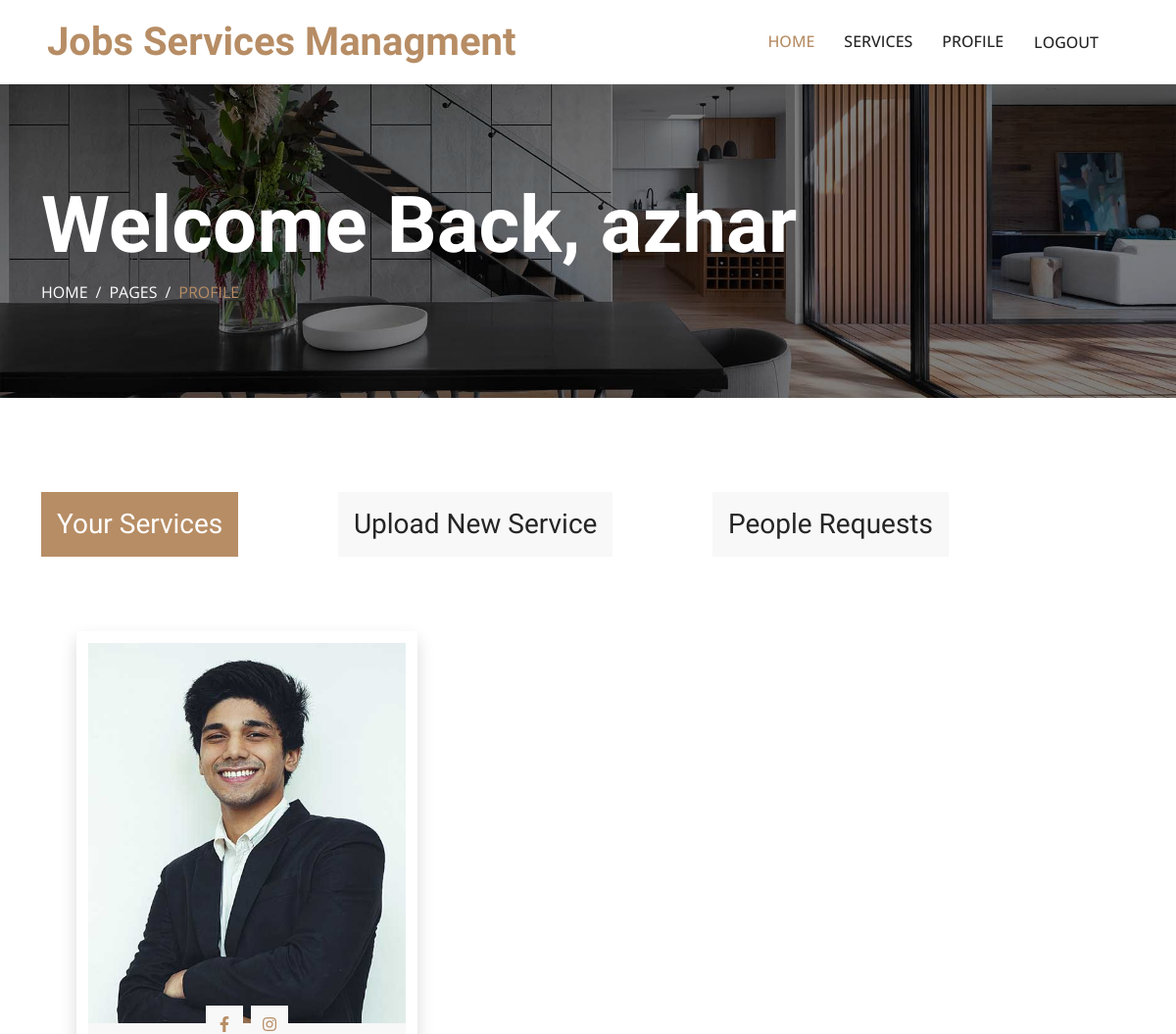
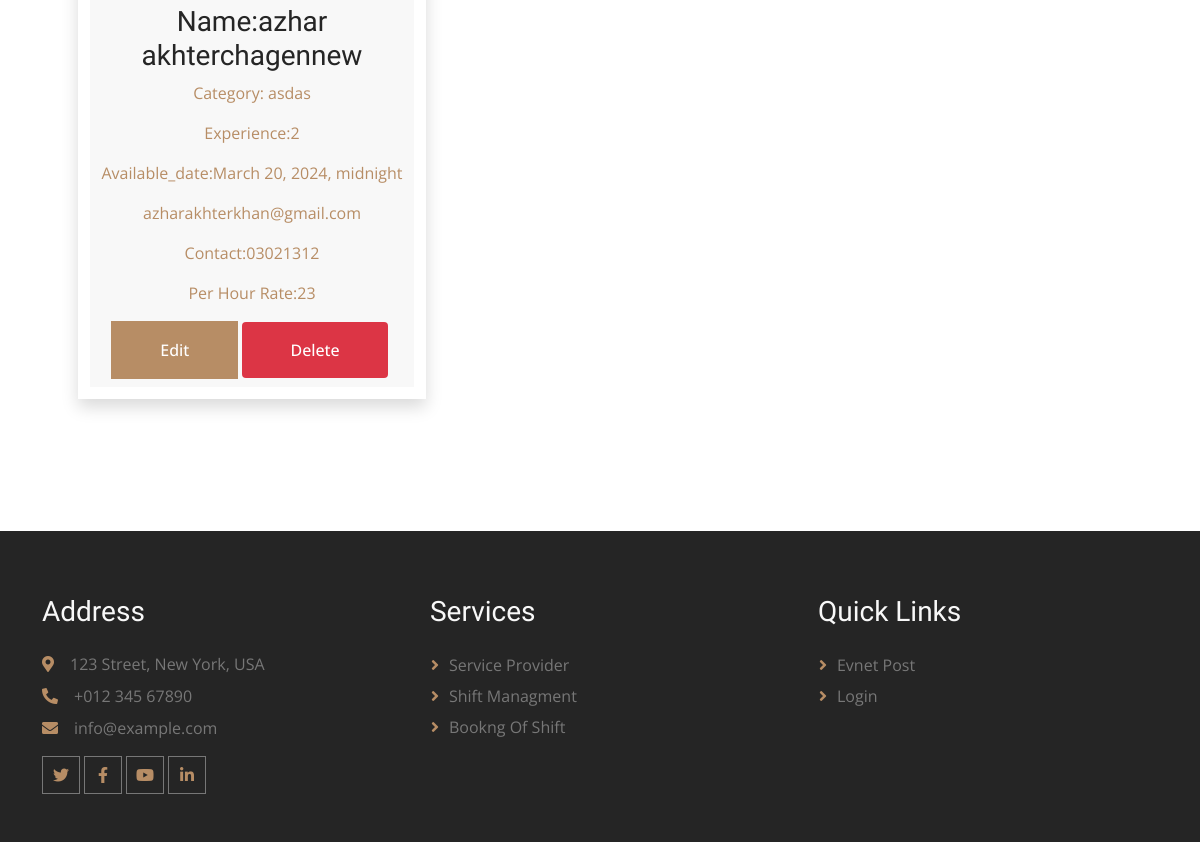
Page /profile/ (signed in) on the earlier database version (2 pictures, top to bottom).
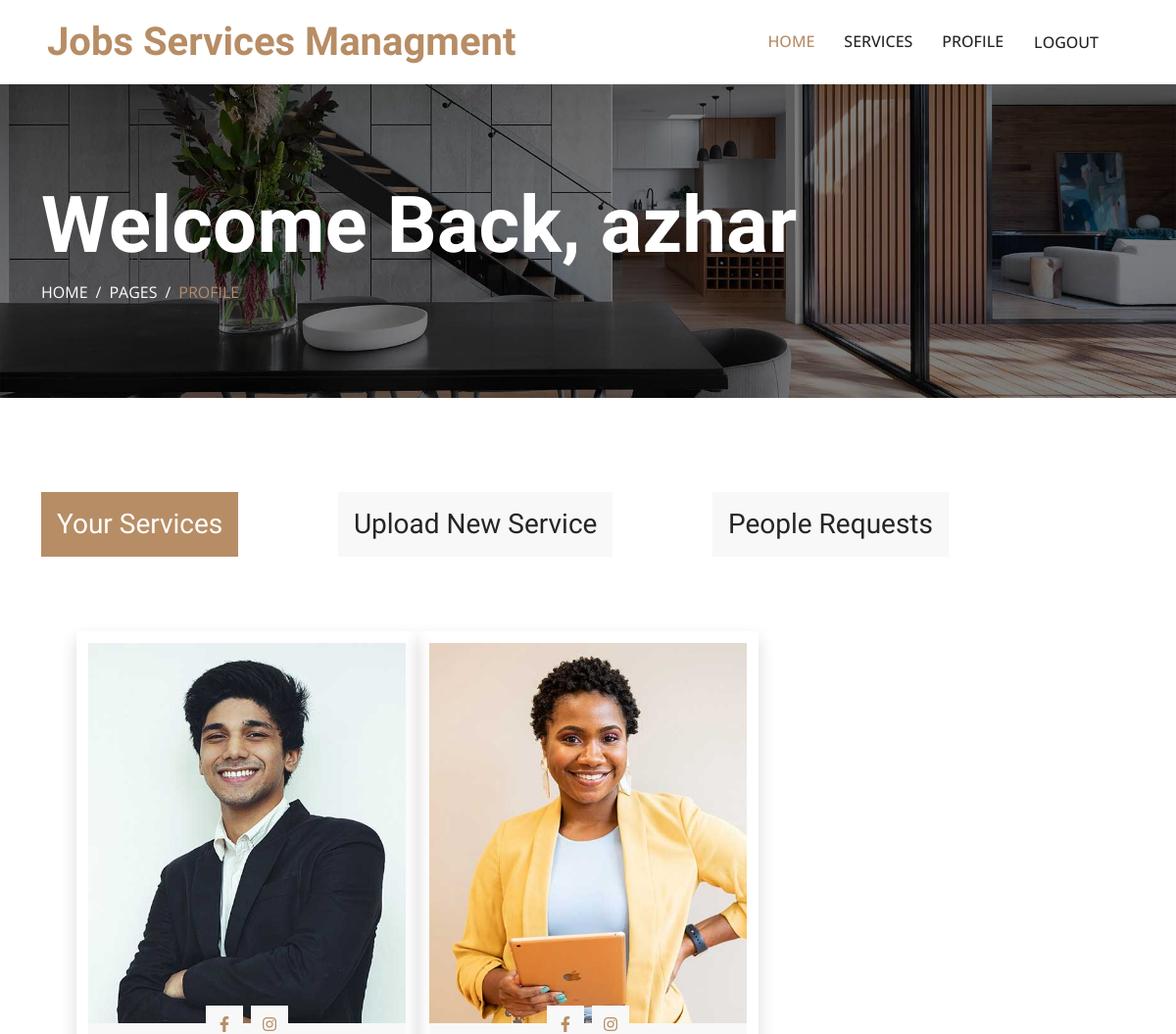
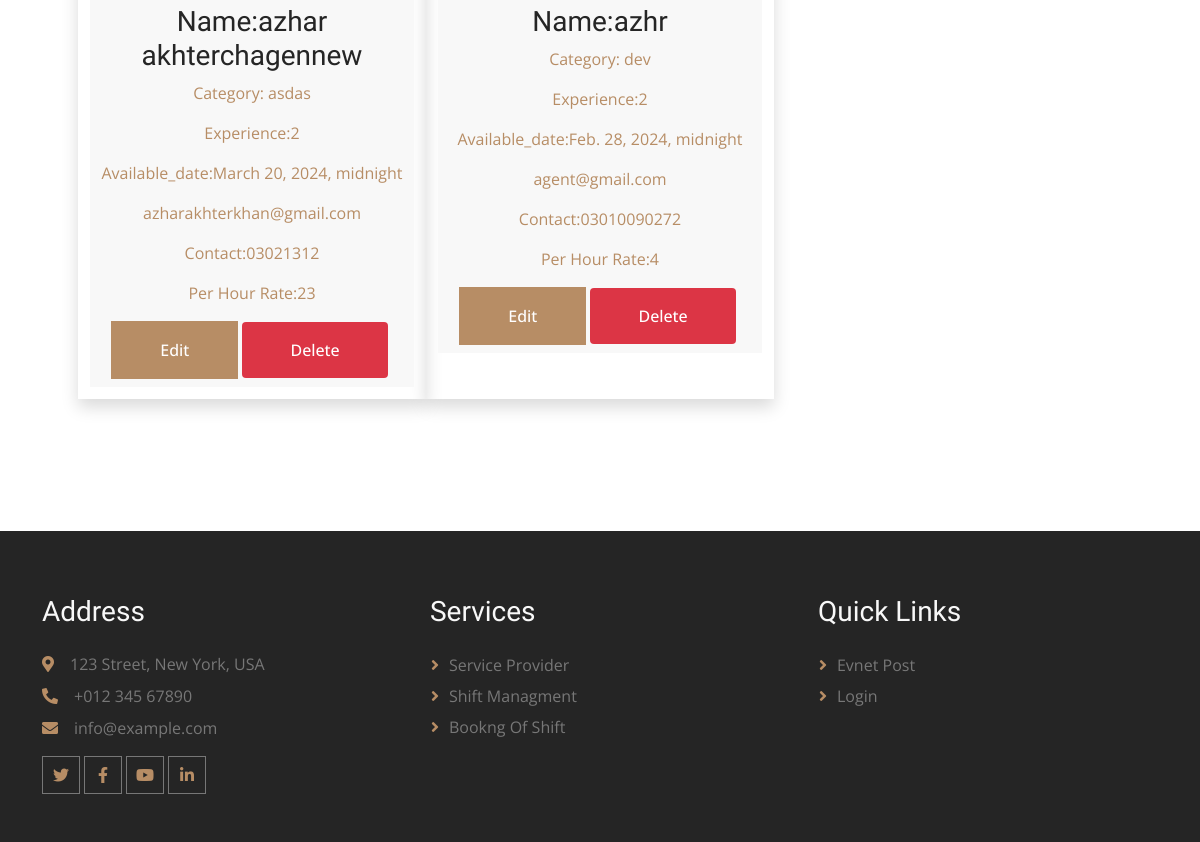
Same page on the later database version (2 pictures, top to bottom).
### servicesApp/models.py (models this page shows, shortened)
class User(AbstractBaseUser):
    full_name = models.CharField(max_length=100)
    email = models.EmailField(unique=True)
    contact_number = models.CharField(max_length=20)
    USERNAME_FIELD = 'email'
    REQUIRED_FIELDS = ['username', 'full_name', 'contact_number']
    objects = CustomUserManager()

class ServicePostByUser(models.Model):
    user = models.ForeignKey(User, on_delete=models.CASCADE)
    name = models.CharField(max_length=100)
    category_name = models.CharField(max_length=100)
    description = models.TextField()
    experience = models.IntegerField()
    available_date = models.DateTimeField()
    open_to_work = models.BooleanField()
    email = models.EmailField()
    contact_number = models.CharField(max_length=20)
    service_img = models.ImageField(upload_to='img/', blank=True)
    per_hour_rate = models.IntegerField()

### servicesApp/views.py (the view)
# urls.py: path('profile/',views.profile,name='profile'),
@login_required
def profile(request):
    user = request.user
    form = ServicesPostForm()
    formUpadte=ServicesPostFormUpadte()
    user_service_posts = ServicePostByUser.objects.filter(user=user)
    BookingUser = Booking.objects.filter(user=user)
    return render(request, 'pages/profile.html', {'user': user, 'form': form,'user_service_posts':user_service_posts,'formUpadte':formUpadte,'BookingUser':BookingUser})

### servicesApp/templates/pages/profile.html (shortened to what this page needs)
{% extends 'commons/base.html' %}
{% load static %}
{% block content %}
<div class="container-fluid page-header py-5 mb-5 wow fadeIn" data-wow-delay="0.1s">
    <div class="container py-5">
        <h1 class="display-1 text-white animated slideInDown">
            Welcome Back, {{ user.full_name }}
        </h1>
        <nav aria-label="breadcrumb animated slideInDown">
            <ol class="breadcrumb text-uppercase mb-0">
                <li class="breadcrumb-item"><a class="text-white" href="#">Home</a></li>
                <li class="breadcrumb-item"><a class="text-white" href="#">Pages</a></li>
                <li class="breadcrumb-item text-primary active" aria-current="page">Profile</li>
            </ol>
        </nav>
    </div>
</div>
<div class="container-xxl project py-5">
    <div class="container">
        <div class="row g-4 wow fadeInUp" data-wow-delay="0.3s">
            <div class="col-lg-10">
                <div class="nav nav-pills justify-content-between w-100 h-100 me-4" role="tablist">
                    <button class="nav-link d-flex align-items-center text-start p-3 mb-3 active" data-bs-toggle="pill" data-bs-target="#tab-pane-1" type="button" role="tab">
                        <h3 class="m-0">Your Services</h3>
                    </button>
                    <button class="nav-link d-flex align-items-center text-start p-3 mb-3" data-bs-toggle="pill" data-bs-target="#tab-pane-2" type="button" role="tab">
                        <h3 class="m-0">Upload New Service</h3>
                    </button>
                    <button class="nav-link d-flex align-items-center text-start p-3 mb-3" data-bs-toggle="pill" data-bs-target="#tab-pane-3" type="button" role="tab">
                        <h3 class="m-0">People Requests</h3>
                    </button>
                </div>
            </div>
            <div class="col-lg-12">
                <div class="tab-content w-100">
                    <div class="tab-pane fade show active" id="tab-pane-1">
                        <div class="container-xxl py-5">
                            <div class="container">
                                <div class="row g-0 team-items">
                                    {% for service_post in user_service_posts %}
                                    <div class="col-lg-4 col-md-6 wow fadeInUp shadow" data-wow-delay="0.1s">
                                        <div class="team-item position-relative">
                                            <div class="position-relative">
                                                {% if service_post.service_img %}
                                                <img class="img-fluid" src="{{ service_post.service_img.url }}" alt="Uploaded Image" width="400">
                                            {% else %}
                                                <img class="img-fluid" src="{% static 'servicesApp/img/team-1.jpg' %}" alt="" width="400">
                                            {% endif %}
                                                <div class="team-social text-center">
                                                    <a class="btn btn-square" href=""><i class="fab fa-facebook-f"></i></a>
                                                    <a class="btn btn-square" href=""><i class="fab fa-instagram"></i></a>
                                                </div>
                                            </div>
                                            <div class="bg-light text-center p-2">
                                                <h3 class="mt-2">Name:{{ service_post.name }}</h3>
                                                <p class="text-primary">Category: {{ service_post.category_name }}</p>
                                                <p class="text-primary">Experience:{{ service_post.experience }}</p>
                                                <p class="text-primary">Available_date:{{ service_post.available_date }}</p>
                                                <p class="text-primary">{{ service_post.email }}</p>
                                                <p class="text-primary">Contact:{{ service_post.contact_number }}</p>
                                                <p class="text-primary">Per Hour Rate:{{ service_post.per_hour_rate }}</p>
                                                <span>
                                                    <button type="button" class="btn btn-primary py-3 px-5 animated slideInLeft" data-service-post-id="{{ service_post.id }}" data-bs-toggle="modal" data-bs-target="#hireModal">Edit</button>
                                                    <button type="button" class="btn btn-primary py-3 px-5 animated slideInLeft delete-btn " data-post-id="{{ service_post.id }}">Delete</button>
                                                </span>
                                            </div>
                                        </div>
                                    </div>
                                    {% endfor %}
                                </div>
                            </div>
                        </div>
                    </div>
                </div>
            </div>
        </div>
    </div>
</div>
{% endblock %}

### servicesApp/templates/commons/base.html (shortened to what this page needs)
{% load static %}
<!DOCTYPE html>
<html lang="en">
<head>
    <link href="https://cdnjs.cloudflare.com/ajax/libs/font-awesome/5.10.0/css/all.min.css" rel="stylesheet">
    <link href="https://cdn.jsdelivr.net/npm/bootstrap-icons@1.4.1/font/bootstrap-icons.css" rel="stylesheet">
     <link href="{% static 'servicesApp/lib/animate/animate.min.css' %}" rel="stylesheet">
     <link href="{% static 'servicesApp/lib/owlcarousel/assets/owl.carousel.min.css' %}" rel="stylesheet">
     <link href="{% static 'servicesApp/lib/tempusdominus/css/tempusdominus-bootstrap-4.min.css' %}" rel="stylesheet">
     <link href="{% static 'servicesApp/css/bootstrap.min.css' %}" rel="stylesheet">
    <link href="{% static 'servicesApp/css/style.css' %}" rel="stylesheet">
</head>
<body>
    {% include './header.html' %}
    <main>
        {% block content %}{% endblock %}
    </main>
    {% include './footer.html' %}
</body>
</html>

### servicesApp/templates/commons/spiner.html (shortened to what this page needs)
{% load static %}

### servicesApp/templates/commons/header.html (shortened to what this page needs)
{% load static %}
<header>
<nav class="navbar navbar-expand-lg bg-white navbar-light sticky-top py-lg-0 px-lg-5 wow fadeIn" data-wow-delay="0.1s">
    <a href="index.html" class="navbar-brand ms-4 ms-lg-0">
        <h1 class="text-primary m-0">Jobs Services Managment</h1>
    </a>
    <div class="collapse navbar-collapse" id="navbarCollapse">
        <div class="navbar-nav ms-auto p-4 p-lg-0">
            <a href="{% url 'index' %}" class="nav-item nav-link active">Home</a>
            <a href="{% url 'services' %}" class="nav-item nav-link">Services</a>
            {% if user.is_authenticated %}
            <a href="{% url 'profile' %}" class="nav-item nav-link">Profile</a>
            <form action="{% url 'logout' %}" method="post" class="nav-item">
                <button type="submit" class="btn btn-link nav-link">Logout</button>
            </form>
        {% else %}
            <a href="{% url 'register' %}" class="nav-item nav-link">Register</a>
            <a href="{% url 'login' %}" class="nav-item nav-link">Login</a>
        {% endif %}
        </div>
    </div>
</nav>
</header>

### servicesApp/templates/commons/footer.html
{% load static %}
<footer>
    <div class="container-fluid bg-dark text-body footer mt-5 pt-3 px-0 wow fadeIn" data-wow-delay="0.1s">
        <div class="container py-5">
            <div class="row g-5">
                <div class="col-lg-4 col-md-6">
                    <h3 class="text-light mb-4">Address</h3>
                    <p class="mb-2"><i class="fa fa-map-marker-alt text-primary me-3"></i>123 Street, New York, USA</p>
                    <p class="mb-2"><i class="fa fa-phone-alt text-primary me-3"></i>+012 345 67890</p>
                    <p class="mb-2"><i class="fa fa-envelope text-primary me-3"></i>info@example.com</p>
                    <div class="d-flex pt-2">
                        <a class="btn btn-square btn-outline-body me-1" href=""><i class="fab fa-twitter"></i></a>
                        <a class="btn btn-square btn-outline-body me-1" href=""><i class="fab fa-facebook-f"></i></a>
                        <a class="btn btn-square btn-outline-body me-1" href=""><i class="fab fa-youtube"></i></a>
                        <a class="btn btn-square btn-outline-body me-0" href=""><i class="fab fa-linkedin-in"></i></a>
                    </div>
                </div>
                <div class="col-lg-4 col-md-6">
                    <h3 class="text-light mb-4">Services</h3>
                    <a class="btn btn-link" href="">Service Provider</a>
                    <a class="btn btn-link" href="">Shift Managment</a>
                    <a class="btn btn-link" href="">Bookng of Shift</a>
                </div>
                <div class="col-lg-4 col-md-6">
                    <h3 class="text-light mb-4">Quick Links</h3>
                    <a class="btn btn-link" href="">Evnet Post</a>
                    <a class="btn btn-link" href="">Login</a>
                </div>
            </div>
        </div>
    </div>
</footer>

### servicesApp/static/servicesApp/css/style.css (style rules this page uses)
:root { --primary: #B78D65; --light: #F8F8F8; --dark: #252525; }
h1, h2, .h1, .h2, .fw-bold { font-weight: 600 !important; }
h3, h4, .h3, .h4, .fw-medium { font-weight: 500 !important; }
.btn { font-weight: 500; transition: .5s; }
.btn.btn-primary, .btn.btn-secondary { color: #FFFFFF; }
.btn-square { width: 38px; height: 38px; }
.btn-square, .btn-sm-square, .btn-lg-square { padding: 0; display: flex; align-items: center; justify-content: center; font-weight: normal; }
.btn-outline-body { color: var(--primary); border-color: #777777; }
.navbar .navbar-nav .nav-link { margin-right: 30px; padding: 30px 0; color: var(--dark); font-weight: 500; text-transform: uppercase; outline: none; }
.navbar .navbar-nav .nav-link:hover, .navbar .navbar-nav .nav-link.active { color: var(--primary); }
.navbar.sticky-top { top: -100px; transition: .5s; }
.page-header { background: linear-gradient(rgba(0, 0, 0, .5), rgba(0, 0, 0, .5)), url(../img/carousel-1.jpg) center center no-repeat; background-size: cover; }
.breadcrumb-item+.breadcrumb-item::before { color: var(--light); }
.project .nav .nav-link { background: var(--light); transition: .5s; }
.project .nav .nav-link.active { background: var(--primary); }
.project .nav .nav-link.active h3 { color: #FFFFFF !important; }
.team-items { margin: -.75rem; }
.team-item { padding: .75rem; }
.team-item::after { position: absolute; content: ""; width: 100%; height: 0; top: 0; left: 0; background: #FFFFFF; transition: .5s; z-index: -1; }
.team-item .team-social { position: absolute; width: 100%; bottom: -20px; left: 0; }
.team-item .team-social .btn { display: inline-flex; margin: 0 2px; color: var(--primary); background: var(--light); }
.footer .btn.btn-link { display: block; margin-bottom: 5px; padding: 0; text-align: left; color: #777777; font-weight: normal; text-transform: capitalize; transition: .3s; }
.footer .btn.btn-link::before { position: relative; content: "\f105"; font-family: "Font Awesome 5 Free"; font-weight: 900; color: var(--primary); margin-right: 10px; }
.edit-btn, .delete-btn { padding: 6px 12px; margin-right: 5px; border: none; border-radius: 4px; cursor: pointer; transition: background-color 0.3s ease; }
.delete-btn { background-color: #dc3545; color: #fff; }

Differences in the rows shown:
added ServicePostByUser: service_img (picture), name "azhr", category_name "dev", experience "2", available_date "Feb. 28, 2024, midnight", email "agent@gmail.com", contact_number "03010090272", per_hour_rate "4"
